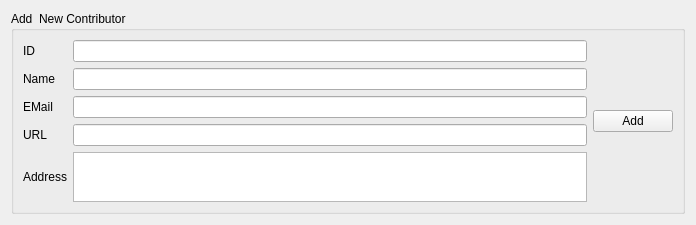
<?xml version="1.0" encoding="UTF-8"?>
<ui version="4.0">
 <class>AddContributorWidget</class>
 <widget class="QWidget" name="AddContributorWidget">
  <property name="geometry">
   <rect>
    <x>0</x>
    <y>0</y>
    <width>696</width>
    <height>208</height>
   </rect>
  </property>
  <property name="windowTitle">
   <string>Form</string>
  </property>
  <layout class="QVBoxLayout" name="verticalLayout">
   <item>
    <widget class="QGroupBox" name="groupBox">
     <property name="title">
      <string>Add  New Contributor</string>
     </property>
     <layout class="QHBoxLayout" name="horizontalLayout">
      <item>
       <layout class="QGridLayout" name="gridLayout">
        <item row="0" column="0">
         <widget class="QLabel" name="label">
          <property name="text">
           <string>ID</string>
          </property>
         </widget>
        </item>
        <item row="0" column="1">
         <widget class="QLineEdit" name="contr_id_value"/>
        </item>
        <item row="1" column="0">
         <widget class="QLabel" name="label_2">
          <property name="text">
           <string>Name</string>
          </property>
         </widget>
        </item>
        <item row="1" column="1">
         <widget class="QLineEdit" name="contr_name_value"/>
        </item>
        <item row="2" column="0">
         <widget class="QLabel" name="label_3">
          <property name="text">
           <string>EMail</string>
          </property>
         </widget>
        </item>
        <item row="2" column="1">
         <widget class="QLineEdit" name="contr_email_value"/>
        </item>
        <item row="3" column="0">
         <widget class="QLabel" name="label_4">
          <property name="text">
           <string>URL</string>
          </property>
         </widget>
        </item>
        <item row="3" column="1">
         <widget class="QLineEdit" name="contr_url_value"/>
        </item>
        <item row="4" column="0">
         <widget class="QLabel" name="label_5">
          <property name="text">
           <string>Address</string>
          </property>
         </widget>
        </item>
        <item row="4" column="1">
         <widget class="QTextEdit" name="contr_address_value">
          <property name="sizePolicy">
           <sizepolicy hsizetype="Expanding" vsizetype="Fixed">
            <horstretch>0</horstretch>
            <verstretch>0</verstretch>
           </sizepolicy>
          </property>
          <property name="maximumSize">
           <size>
            <width>16777215</width>
            <height>50</height>
           </size>
          </property>
         </widget>
        </item>
       </layout>
      </item>
      <item>
       <widget class="QPushButton" name="add_contr_button">
        <property name="text">
         <string>Add</string>
        </property>
       </widget>
      </item>
     </layout>
    </widget>
   </item>
  </layout>
 </widget>
 <resources/>
 <connections/>
</ui>
